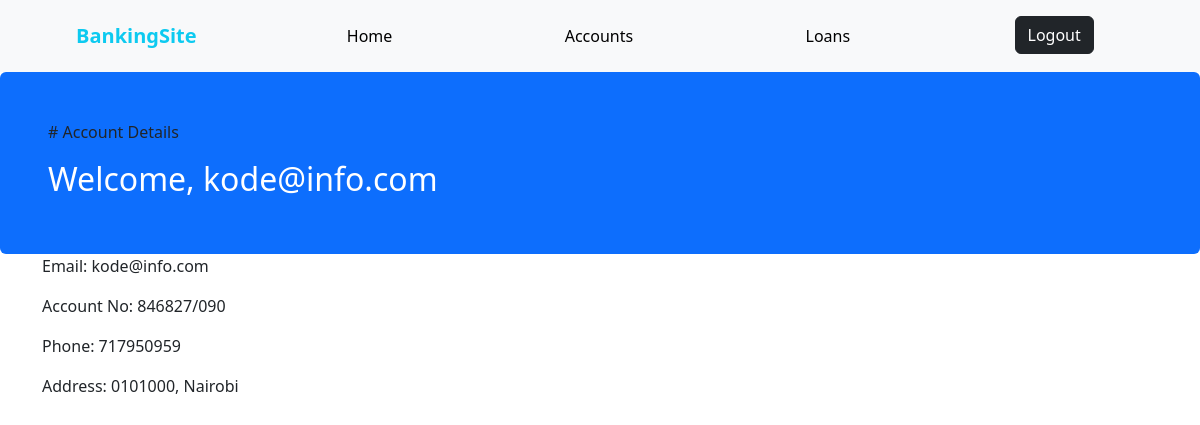
The app's page /home/ (signed in) with its own data.
### users/models.py (models this page shows, shortened)
class CustomUser(AbstractBaseUser, PermissionsMixin):
    email = models.EmailField(_("email address"), unique=True)
    acc_no = models.CharField(max_length=50)
    phone_no = models.IntegerField()
    alternative_phone = models.IntegerField(blank=True)
    address = models.CharField(max_length=250, blank=True)
    alternative_address = models.CharField(max_length=250, blank=True)
    is_staff = models.BooleanField(default=False)
    is_active = models.BooleanField(default=True)
    date_joined = models.DateTimeField(default=timezone.now)
    USERNAME_FIELD = "email"
    REQUIRED_FIELDS = []
    objects = CustomUserManager()

### main/views.py (the view)
# urls.py: path('home/', views.home, name='home'),
def home(request):
    return render(request, 'main/home.html')

### templates/main/home.html (shortened to what this page needs)
{% load static %}
<!doctype html>
<html lang="en">
<head>
    <link href="https://cdn.jsdelivr.net/npm/bootstrap@5.3.3/dist/css/bootstrap.min.css" rel="stylesheet"
>
</head>
<body>
        <nav class="navbar navbar-expand-lg bg-light p-3">
            <div class="container-fluid">
                <a class="navbar-brand px-md-5 text-info fw-bold" id="brand" href="#">BankingSite</a>
                <div class="collapse navbar-collapse" id="navbarSupportedContent">
                    <ul class="navbar-nav me-auto mb-2 mb-lg-0 d-md-flex justify-content-around w-100">
                        <li class="nav-item">
                            <a class="nav-link active" aria-current="page" href="{% url 'home' %}">Home</a>
                        </li>
                        <li class="nav-item">
                            <a class="nav-link active" aria-current="page" href="{% url 'accounts' %}">Accounts</a>
                        </li>
                        <li class="nav-item">
                            <a class="nav-link active" aria-current="page" href="">Loans</a>
                        </li>
                        <li class="nav-item">
                            <a class="btn btn-dark" aria-current="page" href="{% url 'logout'%}">Logout</a>
                        </li>
                </div>
            </div>
        </nav>
    {% block content %}
        <div class="container-fluid bg-primary rounded text-white p-5 vh-50">
            <p class="text-dark fw-lighter"># Account Details</p>
            <h2 class="fs-8">
                Welcome, {{user.email}}
            </h2>
        </div>
        <div class="container">
            <div class="col-md-8">
                <p>Email: {{user.email}}</p>
                <p>Account No: {{user.acc_no}}</p>
                <p>Phone: {{user.phone_no}}</p>
                <p>Address: {{user.address}}</p>
            </div>
        </div>
    {% endblock %}
</body>
</html>

### records on screen
CustomUser: email "kode@info.com", acc_no "846827/090", phone_no "717950959", address "0101000, Nairobi"
